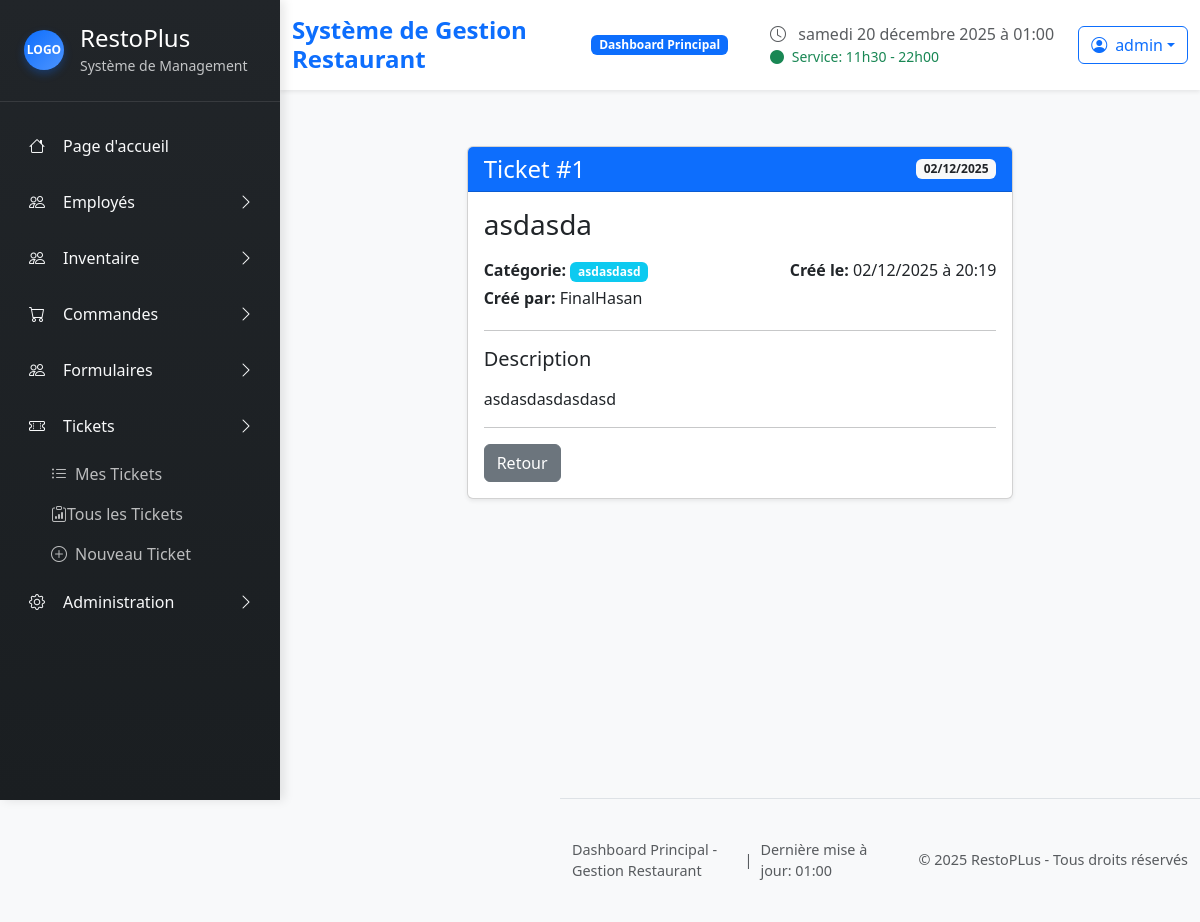
/tickets/1/ (signed in), run on the app's committed database.
### restoplus/models.py (models this page shows, shortened)
class User(AbstractUser):
    class AvailabilityStatus(models.TextChoices):
        NOT_FILLED = "not_filled", "Non remplie"
        PENDING    = "pending",    "En attente"
        FILLED     = "filled",     "Remplie"
    availability_status = models.CharField(
        max_length=20,
        choices=AvailabilityStatus.choices,
        default=AvailabilityStatus.NOT_FILLED,
        verbose_name="Statut des disponibilités"
        )
    first_name = models.CharField(max_length=150, blank=True, verbose_name="Prénom")
    last_name = models.CharField(max_length=150, blank=True, verbose_name="Nom de famille")
    poste = models.CharField(max_length=100, blank=True, verbose_name="Poste")
    mobile = models.CharField(max_length=20,blank=True,validators=[phone_validator], verbose_name="Téléphone")
    email = models.CharField(
        max_length=254,
        blank=True,
        verbose_name="Courriel",
        validators=[email_validator]
    )
    is_manager = models.BooleanField(default=False)
    role = models.ForeignKey(Role, on_delete=models.SET_NULL, null=True, blank=True)
    def has_permission(self, permission):
        if self.is_superuser:
            return True
        if not self.role:
            return False
        return getattr(self.role, permission, False)
    def can_manage_schedules(self):
        if self.is_superuser or self.is_staff:
            return True
        return self.has_permission('can_manage_schedules')

class Ticket(models.Model):
    title = models.CharField(max_length=255, verbose_name="Titre du ticket")
    description = models.TextField(verbose_name="Description du problème")
    category = models.CharField(
        max_length=150,
        verbose_name="Catégorie",
        help_text="ex: bris d'équipement, Problème d'inventaire, Problème technique, autre ..."
    )
    created_by = models.ForeignKey(
        User,
        on_delete=models.CASCADE,
        related_name='tickets_crees',
        verbose_name="Créé par"
    )
    date_created = models.DateTimeField(auto_now_add=True, verbose_name="Date de création")
    class Meta:
        verbose_name = "Ticket"
        verbose_name_plural = "Tickets"
        ordering = ['-date_created']

### restoplus/views.py (the view)
# urls.py: path('tickets/<int:ticket_id>/', views.ticket_detail, name='ticket_detail'),
@login_required
def ticket_detail(request, ticket_id):
    ticket = get_object_or_404(Ticket, id=ticket_id)
    if ticket.created_by != request.user and not request.user.has_permission('can_manage_users'):
        messages.error(request, "Vous n'avez pas la permission de voir ce ticket.")
        return render(request, 'restoplus/403.html', status=403)
    return render(request, 'restoplus/ticket_detail.html', {'ticket': ticket})

### restoplus/templates/restoplus/ticket_detail.html (shortened to what this page needs)
{% extends "restoplus/base.html" %}
{% load static %}
{% block content %}
<div class="container-fluid mt-4">
    <div class="row justify-content-center">
        <div class="col-lg-8">
            <div class="card shadow-sm">
                <div class="card-header bg-primary text-white">
                    <div class="d-flex justify-content-between align-items-center">
                        <h4 class="mb-0">
                           Ticket #{{ ticket.id }}
                        </h4>
                        <span class="badge bg-light text-dark">
                            {{ ticket.date_created|date:"d/m/Y" }}
                        </span>
                    </div>
                </div>
                <div class="card-body">
                    <h3 class="mb-3">{{ ticket.title }}</h3>
                    <div class="row mb-3">
                        <div class="col-md-6">
                            <p class="mb-1">
                                <strong>Catégorie:</strong>
                                <span class="badge bg-info">{{ ticket.category }}</span>
                            </p>
                            <p class="mb-1">
                                <strong>Créé par:</strong>
                                {{ ticket.created_by.get_full_name|default:ticket.created_by.username }}
                            </p>
                        </div>
                        <div class="col-md-6 text-md-end">
                            <p class="mb-1">
                                <strong>Créé le:</strong>
                                {{ ticket.date_created|date:"d/m/Y à H:i" }}
                            </p>
                        </div>
                    </div>
                    <hr>
                    <h5 class="mb-3"> Description</h5>
                    <p>{{ ticket.description }}</p>
                    <hr>
                    <div class="d-flex gap-2">
                        <a href="{% url 'tickets_list' %}" class="btn btn-secondary">
                            Retour
                        </a>
                    </div>
                </div>
            </div>
        </div>
    </div>
{% endblock %}

### restoplus/templates/restoplus/partials/header.html (shortened to what this page needs)
{% load static %}
<header class="main-header bg-white shadow-sm sticky-top">
  <div class="container-fluid">
    <div class="row align-items-center py-3">
      <div class="col-md-6">
        <div class="d-flex align-items-center">
          <h1 class="h4 mb-0 text-primary fw-bold">
            Système de Gestion Restaurant
          </h1>
          <span
            class="badge bg-primary ms-3 animate__animated animate__pulse animate__infinite"
            >Dashboard Principal</span
          >
        </div>
      </div>
      <div class="col-md-6">
        <div class="d-flex justify-content-end align-items-center">
          <div class="me-4">
            <i class="bi bi-clock text-muted me-2"></i>
            <span class="text-muted" id="current-time"></span>
            <div class="small text-success">
              <i class="bi bi-circle-fill me-1"></i>
              Service: 11h30 - 22h00
            </div>
          </div>
          <div class="dropdown">
            <button
              class="btn btn-outline-primary dropdown-toggle d-flex align-items-center"
              type="button"
              data-bs-toggle="dropdown"
            >
              <i class="bi bi-person-circle me-2"></i>
              {{ request.user.username }}
            </button>
          </div>
        </div>
      </div>
    </div>
  </div>
</header>

### data on the page
User: user.username "admin"
Ticket: id "1", date_created "02/12/2025", title "asdasda", category "asdasdasd", created_by.get_full_name "FinalHasan", date_created "02/12/2025 à 20:19", description "asdasdasdasdasd"
